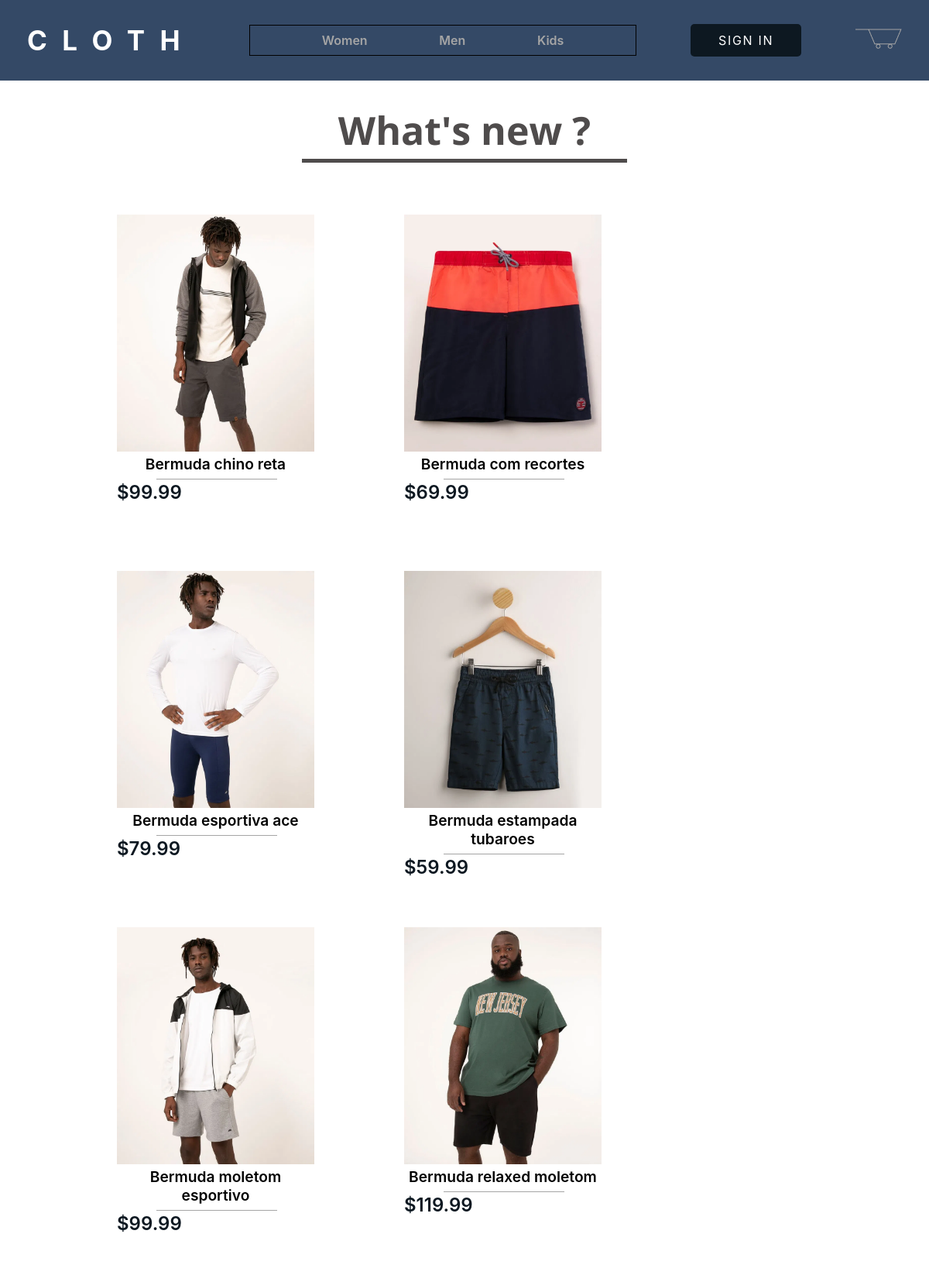
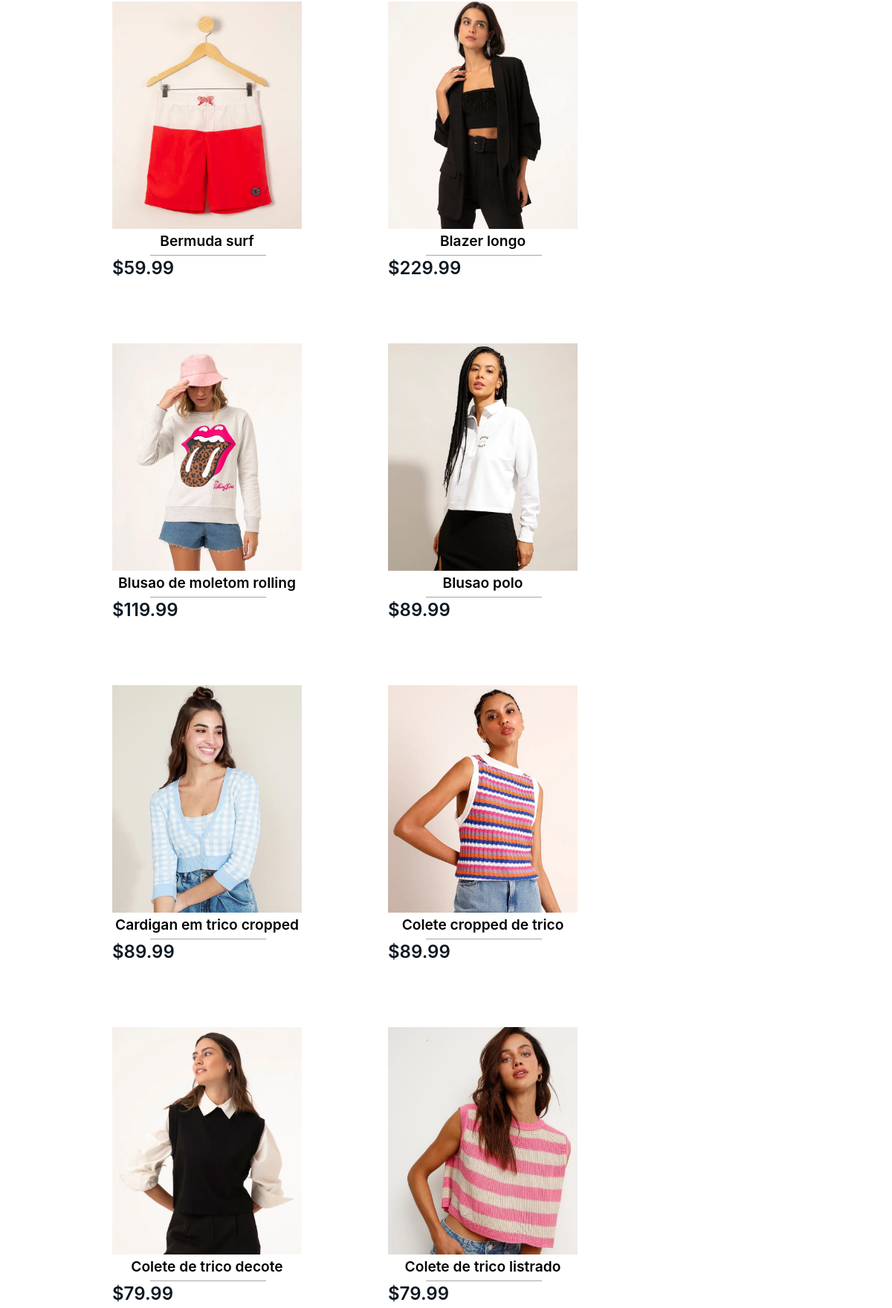
The page / (upper part) on the database its author committed (2 pictures, top to bottom).
### tables this page shows
CREATE TABLE `product` (
  `id` int NOT NULL,
  `name` varchar(100) NOT NULL,
  `price` double NOT NULL,
  `quantity_available` int NOT NULL,
  `brand` varchar(20) DEFAULT NULL,
  `type_label` varchar(15) DEFAULT NULL,
  `composition` varchar(30) DEFAULT NULL,
  `gender` enum('m','f','k') DEFAULT NULL,
  `color` varchar(10) DEFAULT NULL,
  `made` varchar(15) DEFAULT NULL,
  `age` int DEFAULT NULL,
  `image_path` varchar(200) NOT NULL,
  PRIMARY KEY (`name`),
  UNIQUE KEY `id` (`id`)
);

### components.php (the view, shortened to what this page needs)
<?php
function header_nav($isLogged)
{
    $result = '<div class="container__logo">
            <a href="index.php">CLOTH</a>
        </div>
        <div class="nav__bar">
            <a class="nav__link" href="women.php">Women</a>
            <a class="nav__link" href="men.php">Men</a>
            <a class="nav__link" href="kids.php">Kids</a>
        </div>';
    if (!$isLogged) {
        $result .= '<div class="container__sign-in">
                <a class="btn btn__link sign-in" href="signin.php">SIGN IN</a>
            </div>';
    }
    $result .= '<div class="container__cart">
            <img src="site_images/icons/carrin.png" alt="">
        </div>';
    echo $result;
}
function main_content_card($page_title, $result_set)
{
    $result = '<div class="page__title">
                <p id="title-page">' . $page_title . '</p>
            </div>
            <div class="card_container">';
    while ($row = mysqli_fetch_array($result_set)) {
        $result .= '<div class="card">
                        <div class="card__img">
                            <a href="buy_page.php?name='.$row["name"].'"><img class="product__img" src="' . $row["image_path"] . '" alt="product_img"></a>
                        </div>
                        <div class="card__content">
                            <a href="buy_page.php?name='.$row["name"].'"><p class="product__name">' . $row["name"] . '</p></a>
                            <p class="product__price">$' . $row["price"] . '</p>
                        </div>
                   </div>
            ';
    }
    $result .= '</div>';
    echo $result;
}

### index.php (shortened to what this page needs)
<?php
    require_once('components.php');
    if(isset($_COOKIE['isLogged']) && !empty($_COOKIE['isLogged'])){
        $isLogged = $_COOKIE['isLogged'];
    }else{
        $isLogged = false;
    }
    $conn = ConnectionManager::getConnection("project_php_a3");
    $sql = "select * from product limit 15";
    $result_set = $conn->query($sql);
?>
<!doctype html>
<html lang="en">
<head>
    <link rel="stylesheet" href="stylesheets/main.css">
</head>
<body>
    <header>
        <?php header_nav($isLogged); ?>
    </header>
    <main>
        <?php main_content_card('What\'s new ?', $result_set);?>
    </main>
</body>
</html>

### stylesheets/main.css (style rules this page uses)
:root { --pri_coll : #344966; --sec_coll : #0D1821; --ter_coll : rgb(92, 158, 173); --quar_coll : #A5A5A5; --black : #000; }
* { box-sizing: border-box; font-family: 'Inter', sans-serif; padding: 0; margin: 0; }
header { background: var(--pri_coll); display: flex; justify-content: space-around; align-items: center; width: 100%; height: 104px; }
a { text-decoration: none; color: #ffffff; }
.container__logo a { font-weight: 700; font-size: 35px; color: #fff; letter-spacing: 0.555em; }
.nav__bar { width: 500px; height: 40px; background: var(--pri_coll); border: 1px solid var(--black); display: flex; justify-content: space-evenly; align-items: center; }
.nav__bar .nav__link { color: var(--quar_coll); font-weight: 600; font-size: 16px; position: relative; }
.nav__bar .nav__link::after { content: ''; position: absolute; display: block; width: 0; height: 2px; background: var(--quar_coll); transition: all 0.3s ease-in-out; }
.btn { color: #ffffff; border: none; background: var(--sec_coll); border-radius: 5px; font-weight: 400; font-size: 16px; letter-spacing: 0.105em; padding: 11px 36px; transition: background 250ms ease-in-out; }
main #title-page { display: flex; flex-direction: column; align-items: center; text-align: center; font-weight: 700; font-size: 50px; font-family: 'Open Sans', sans-serif; color: #4f4c4c; position: relative; margin: 30px 0; }
main #title-page::after { content: ''; display: block; position: absolute; height: 5px; width: 35%; bottom: -8px; background: #4f4c4c; }
.card_container { display: flex; flex-wrap: wrap; margin: 67px 143px ; column-gap: 100px; row-gap: 20px; }
.card { width: 271px; height: 440px; padding: 8px; }
.card .card__img { width: 100%; }
.card__img .product__img { width: 100%; }
.card .product__name { text-align: center; font-size: 1.2rem; font-weight: 600; width: 100%; color: var(--black); word-wrap: break-word; }
.product__price { font-size: 1.5rem; font-weight: 600; color: var(--sec_coll); margin-top: 10px; position: relative; }
.card .product__price::before { content: ''; background: var(--quar_coll); height: 1px; width: 156px; position: absolute; top: -3px; left: 20%; display: block; }

### rows shown on the page
product: image_path (picture), name "Bermuda chino reta", price "99.99"
product: image_path (picture), name "Bermuda com recortes", price "69.99"
product: image_path (picture), name "Bermuda esportiva ace", price "79.99"
product: image_path (picture), name "Bermuda estampada tubaroes", price "59.99"
product: image_path (picture), name "Bermuda moletom esportivo", price "99.99"
product: image_path (picture), name "Bermuda relaxed moletom", price "119.99"
product: image_path (picture), name "Bermuda surf", price "59.99"
product: image_path (picture), name "Blazer longo", price "229.99"
product: image_path (picture), name "Blusao de moletom rolling", price "119.99"
product: image_path (picture), name "Blusao polo", price "89.99"
product: image_path (picture), name "Cardigan em trico cropped", price "89.99"
product: image_path (picture), name "Colete cropped de trico", price "89.99"
product: image_path (picture), name "Colete de trico decote", price "79.99"
product: image_path (picture), name "Colete de trico listrado", price "79.99"

### other values the page prints
$page_title "What's new ?"
